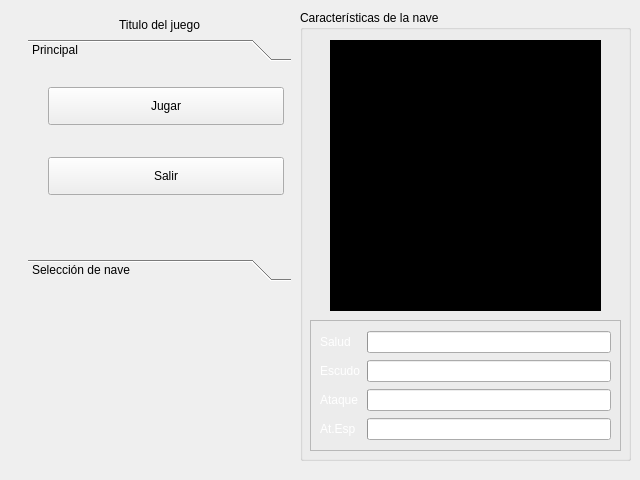
<?xml version="1.0" encoding="UTF-8"?>
<ui version="4.0">
 <class>MenuWindow</class>
 <widget class="QWidget" name="MenuWindow">
  <property name="geometry">
   <rect>
    <x>0</x>
    <y>0</y>
    <width>640</width>
    <height>480</height>
   </rect>
  </property>
  <property name="sizePolicy">
   <sizepolicy hsizetype="Minimum" vsizetype="Minimum">
    <horstretch>0</horstretch>
    <verstretch>0</verstretch>
   </sizepolicy>
  </property>
  <property name="minimumSize">
   <size>
    <width>640</width>
    <height>480</height>
   </size>
  </property>
  <property name="maximumSize">
   <size>
    <width>640</width>
    <height>480</height>
   </size>
  </property>
  <property name="cursor">
   <cursorShape>CrossCursor</cursorShape>
  </property>
  <property name="mouseTracking">
   <bool>false</bool>
  </property>
  <property name="windowTitle">
   <string>Menú principal</string>
  </property>
  <property name="styleSheet">
   <string notr="true">QWidget{
	
	background: #1E2736;
	color: rgb(63, 85, 101);
	font: 10pt &quot;Small Fonts&quot;;
}

QPushButton { 
	background-color: qlineargradient(x1: 0, y1: 0, x2: 0.33, y2: 0, 
            stop: 0 #1f2837, stop: 1 #1e4562);
	border-style: outset;
    border-width: 2px;
    border-radius: 10px;
    border-color: rgb(137, 139, 142);
    font: bold 14px;
    min-width: 10em;
    padding: 6px;

	color: rgb(137, 139, 142);
	font: bold 11pt &quot;Small Fonts&quot;;
}

QPushButton:pressed {
	border-style: inset;
	border-color: rgb(30, 39, 90);
}

QToolBox{
     icon-size: 40px;
	 background: #1E2736;
}

QToolBox QScrollArea&gt;QWidget&gt;QWidget
{
    background: #1E2736;
}

QToolBox::tab {

    background-color: qlineargradient(x1: 0, y1: 0, x2: 0.33, y2: 0, 
            stop: 0 #1f2837, stop: 1 #1e4562);

    border-radius: 10px;
	color: rgb(155, 155, 155);
	font: 14pt &quot;Small Fonts&quot;;
}

QRadioButton{
color: rgb(137, 139, 142);
font-weight: bold;
}
QRadioButton::indicator{
color: rgb(137, 139, 142);
width: 10px;
height: 10px;
background: white;
border-width: 2px;
border-style: solid;
border-radius: 7px;
}

QRadioButton::indicator:checked
{
color: black;
background: black;
border-width: 2px;
border-style: solid;
border-radius: 7px;
border-color: white;
}

QProgressBar
{
    background: #010327;
    color: #0a9dff;
    border-style: outset;
    border-width: 2px;
    border-color: #74c8ff;
    border-radius: 7px;
    text-align: left;
}
QProgressBar::chunk
{
    background-color: rgb(255, 255, 127);
}</string>
  </property>
  <widget class="QGroupBox" name="seleccionNave">
   <property name="geometry">
    <rect>
     <x>300</x>
     <y>10</y>
     <width>331</width>
     <height>451</height>
    </rect>
   </property>
   <property name="title">
    <string>Características de la nave</string>
   </property>
   <widget class="QFrame" name="frame_3">
    <property name="geometry">
     <rect>
      <x>10</x>
      <y>310</y>
      <width>311</width>
      <height>131</height>
     </rect>
    </property>
    <property name="minimumSize">
     <size>
      <width>311</width>
      <height>0</height>
     </size>
    </property>
    <property name="frameShape">
     <enum>QFrame::StyledPanel</enum>
    </property>
    <property name="frameShadow">
     <enum>QFrame::Raised</enum>
    </property>
    <layout class="QGridLayout" name="gridLayout">
     <item row="3" column="1">
      <widget class="QProgressBar" name="ataqueEspBar">
       <property name="value">
        <number>0</number>
       </property>
       <property name="alignment">
        <set>Qt::AlignCenter</set>
       </property>
       <property name="textVisible">
        <bool>false</bool>
       </property>
       <property name="format">
        <string>%p%</string>
       </property>
      </widget>
     </item>
     <item row="2" column="1">
      <widget class="QProgressBar" name="ataqueBar">
       <property name="value">
        <number>0</number>
       </property>
       <property name="textVisible">
        <bool>false</bool>
       </property>
      </widget>
     </item>
     <item row="1" column="1">
      <widget class="QProgressBar" name="escudoBar">
       <property name="value">
        <number>0</number>
       </property>
       <property name="textVisible">
        <bool>false</bool>
       </property>
      </widget>
     </item>
     <item row="0" column="1">
      <widget class="QProgressBar" name="saludBar">
       <property name="value">
        <number>0</number>
       </property>
       <property name="textVisible">
        <bool>false</bool>
       </property>
      </widget>
     </item>
     <item row="0" column="0">
      <widget class="QLabel" name="label_2">
       <property name="styleSheet">
        <string notr="true">color: rgb(255, 255, 255);
font: 11pt &quot;Small Fonts&quot;;

</string>
       </property>
       <property name="text">
        <string>Salud</string>
       </property>
      </widget>
     </item>
     <item row="1" column="0">
      <widget class="QLabel" name="label_3">
       <property name="styleSheet">
        <string notr="true">color: rgb(255, 255, 255);
font: 11pt &quot;Small Fonts&quot;;

</string>
       </property>
       <property name="text">
        <string>Escudo</string>
       </property>
      </widget>
     </item>
     <item row="2" column="0">
      <widget class="QLabel" name="label_4">
       <property name="styleSheet">
        <string notr="true">color: rgb(255, 255, 255);
font: 11pt &quot;Small Fonts&quot;;

</string>
       </property>
       <property name="text">
        <string>Ataque</string>
       </property>
      </widget>
     </item>
     <item row="3" column="0">
      <widget class="QLabel" name="label_5">
       <property name="styleSheet">
        <string notr="true">color: rgb(255, 255, 255);
font: 11pt &quot;Small Fonts&quot;;

</string>
       </property>
       <property name="text">
        <string>At.Esp</string>
       </property>
      </widget>
     </item>
    </layout>
   </widget>
   <widget class="QLabel" name="imagenNave">
    <property name="geometry">
     <rect>
      <x>65</x>
      <y>60</y>
      <width>205</width>
      <height>205</height>
     </rect>
    </property>
    <property name="sizePolicy">
     <sizepolicy hsizetype="Preferred" vsizetype="Preferred">
      <horstretch>0</horstretch>
      <verstretch>0</verstretch>
     </sizepolicy>
    </property>
    <property name="minimumSize">
     <size>
      <width>205</width>
      <height>205</height>
     </size>
    </property>
    <property name="maximumSize">
     <size>
      <width>205</width>
      <height>205</height>
     </size>
    </property>
    <property name="styleSheet">
     <string notr="true">background-color: rgb(0,0,0);
</string>
    </property>
    <property name="text">
     <string/>
    </property>
    <property name="alignment">
     <set>Qt::AlignCenter</set>
    </property>
   </widget>
   <widget class="QLabel" name="background_nave">
    <property name="geometry">
     <rect>
      <x>30</x>
      <y>30</y>
      <width>271</width>
      <height>271</height>
     </rect>
    </property>
    <property name="styleSheet">
     <string notr="true">background-color: rgb(0,0,0);
</string>
    </property>
    <property name="text">
     <string/>
    </property>
   </widget>
   <zorder>background_nave</zorder>
   <zorder>frame_3</zorder>
   <zorder>imagenNave</zorder>
  </widget>
  <widget class="QFrame" name="frame_izq">
   <property name="geometry">
    <rect>
     <x>19</x>
     <y>9</y>
     <width>281</width>
     <height>281</height>
    </rect>
   </property>
   <property name="styleSheet">
    <string notr="true">QFrame {
	border-style: outset;
	
}</string>
   </property>
   <property name="frameShape">
    <enum>QFrame::StyledPanel</enum>
   </property>
   <property name="frameShadow">
    <enum>QFrame::Sunken</enum>
   </property>
   <layout class="QVBoxLayout" name="layout_izq">
    <property name="spacing">
     <number>7</number>
    </property>
    <item>
     <widget class="QLabel" name="label">
      <property name="text">
       <string>Titulo del juego</string>
      </property>
      <property name="alignment">
       <set>Qt::AlignCenter</set>
      </property>
     </widget>
    </item>
    <item>
     <widget class="QToolBox" name="menuseleccion">
      <property name="cursor">
       <cursorShape>CrossCursor</cursorShape>
      </property>
      <property name="styleSheet">
       <string notr="true"/>
      </property>
      <property name="currentIndex">
       <number>0</number>
      </property>
      <widget class="QWidget" name="toolPrincipal">
       <property name="geometry">
        <rect>
         <x>0</x>
         <y>0</y>
         <width>259</width>
         <height>162</height>
        </rect>
       </property>
       <attribute name="label">
        <string>Principal</string>
       </attribute>
       <widget class="QPushButton" name="jugarButton">
        <property name="geometry">
         <rect>
          <x>20</x>
          <y>20</y>
          <width>236</width>
          <height>38</height>
         </rect>
        </property>
        <property name="text">
         <string>Jugar</string>
        </property>
       </widget>
       <widget class="QPushButton" name="salirButton">
        <property name="geometry">
         <rect>
          <x>20</x>
          <y>90</y>
          <width>236</width>
          <height>38</height>
         </rect>
        </property>
        <property name="text">
         <string>Salir</string>
        </property>
       </widget>
      </widget>
      <widget class="QWidget" name="toolSeleccion">
       <property name="geometry">
        <rect>
         <x>0</x>
         <y>0</y>
         <width>259</width>
         <height>162</height>
        </rect>
       </property>
       <attribute name="label">
        <string>Selección de nave</string>
       </attribute>
       <layout class="QVBoxLayout" name="verticalLayout_6">
        <item>
         <widget class="QRadioButton" name="cazaButton">
          <property name="styleSheet">
           <string notr="true">color: rgb(120, 120, 120);
font: 14pt &quot;Small Fonts&quot;;

</string>
          </property>
          <property name="text">
           <string>Caza</string>
          </property>
         </widget>
        </item>
        <item>
         <widget class="QRadioButton" name="acorazadoButton">
          <property name="styleSheet">
           <string notr="true">color: rgb(120, 120, 120);
font: 14pt &quot;Small Fonts&quot;;</string>
          </property>
          <property name="text">
           <string>Acorazado</string>
          </property>
         </widget>
        </item>
        <item>
         <widget class="QRadioButton" name="batallaButton">
          <property name="styleSheet">
           <string notr="true">color: rgb(120, 120, 120);
font: 14pt &quot;Small Fonts&quot;;</string>
          </property>
          <property name="text">
           <string>Nave de batalla</string>
          </property>
         </widget>
        </item>
        <item>
         <widget class="QRadioButton" name="destructorButton">
          <property name="layoutDirection">
           <enum>Qt::LeftToRight</enum>
          </property>
          <property name="styleSheet">
           <string notr="true">color: rgb(120, 120, 120);
font: 14pt &quot;Small Fonts&quot;;</string>
          </property>
          <property name="text">
           <string>Destructor</string>
          </property>
         </widget>
        </item>
       </layout>
      </widget>
     </widget>
    </item>
   </layout>
  </widget>
 </widget>
 <resources/>
 <connections/>
</ui>
